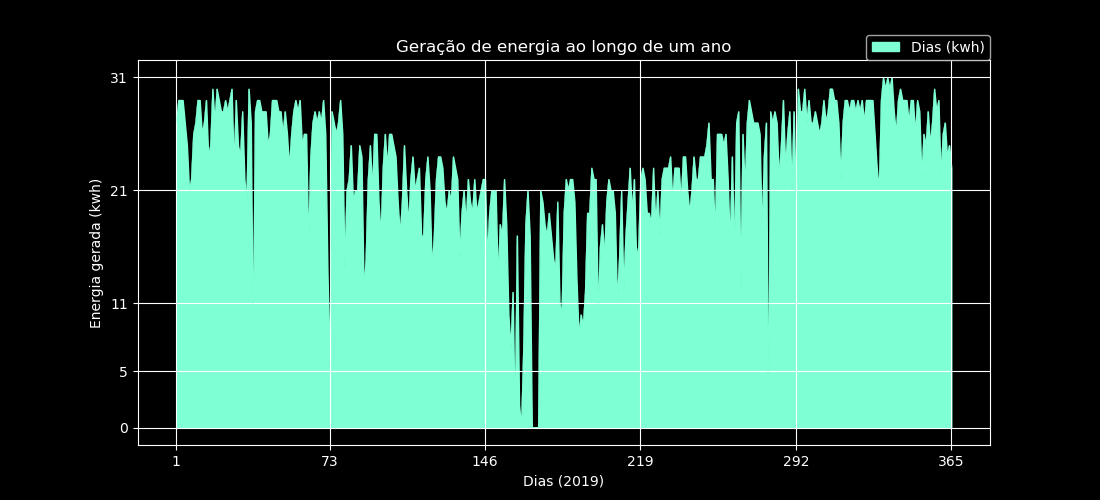

Source code (Python):
import matplotlib.pyplot as plt
import json   
import urllib.request as req



def BancoDeDados():
   url = "http://albertocn.sytes.net/2019-2/pi/projeto/geracao_energia.json"
   requisicao = req.Request(url, headers={'User-Agent': 'Mozilla/5.0'})
   try:
     dados = req.urlopen(requisicao).read().decode()
     dados_proc = json.loads(dados)
   except:
     print('deu erro :(')
   return(dados_proc)


# Organizando dados 
#A função a seguir organiza o ano
def BancoDeDadosOrganizado():
   dados_proc = BancoDeDados()
   dados_organizados = sorted(dados_proc,key=lambda k:k['dia'])
   return(dados_organizados)

##A funçãoa seguir lista os dias do ano em uma lista de inteiros
def DiasDoAno():
   dias = list()
   for dia in range(1, 366):
    dias.append(dia)
   return(dias)

'''lista as energias do ano 
obs: tamanho da lista 365'''
def EnergiasDoAno():
   energias = list()
   dados_organizados = BancoDeDadosOrganizado()
   for dicionarios in dados_organizados:
    energia_do_dia = dicionarios["energiaDia"]
    energias.append(energia_do_dia)
   return(energias)

'''
A função a seguir retorna os dias do ano em uma lista
e as energias em outras'''
def FiltrarEntrada():
   dias = DiasDoAno()
   energias = EnergiasDoAno()
   return(dias,energias) 

# Gerar o Gráfico usando a biblioteca
def GerarGrafico(x, y):
   plt.plot(x, y, color='#7FFFD4',linewidth=0.25, linestyle="-")
   plt.title('Geração de energia ao longo de um ano')
   plt.xlabel('Dias (2019)')
   plt.ylabel('Energia gerada (kwh)')
   plt.savefig('linha.png')
   plt.close()
   

def ApresentarGraficoDeLinha():
   plt.style.use('dark_background') ## tema do fundo 
   plt.rcParams['figure.figsize'] = (11, 5) ##tamanho grafico
   plt.xticks([1,73,146,219,292,365]) #Intervalos eixo x
   plt.yticks([0,5,11,21,31])  #Intervalos eixo y
   tuplaDados = FiltrarEntrada()
   # Pintado area da linha
   x = tuplaDados[0]
   y = tuplaDados[1]
   plt.fill_between(x, y, color='#7FFFD4')
   # plt.fill_between(x, y, color='None')
   plt.grid(True) ##tracejado
   plt.legend(['Dias (kwh)'],bbox_to_anchor=(1, 1), loc=4, borderaxespad=0.) ## Legenda
   GerarGrafico(tuplaDados[0], tuplaDados[1])
